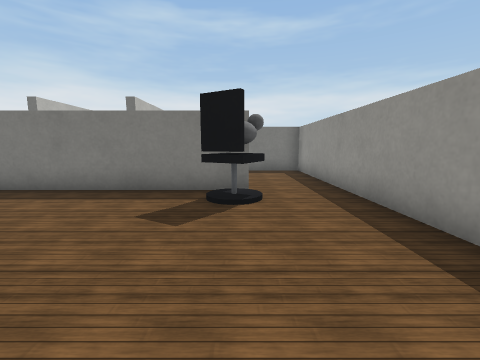
view 1 (above)

12 first-person views from a walk through a world built for the Webots simulator. The camera is 0.55 m above the floor, tilts 8° down and sees 90° across. The floor is counted in squares, 0.5 m on a side. Each view is taken from the middle of a square. On the plan, view 1 faces up. The plan holds only what a view shows up to about 11 squares ahead; the rest is blank. The place goes on beyond the plan. The robots in the file are not drawn. Simple shapes and patterns stand in for the simulator's stock objects.

view 2
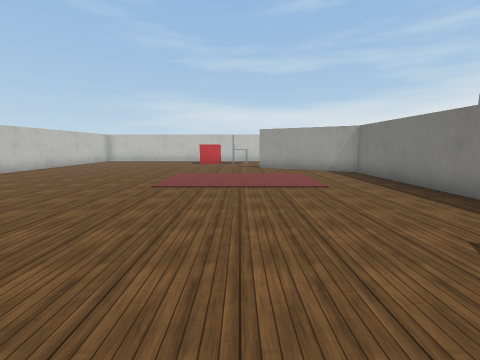

view 3
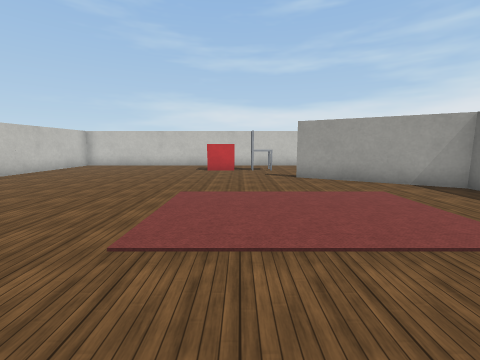

view 4
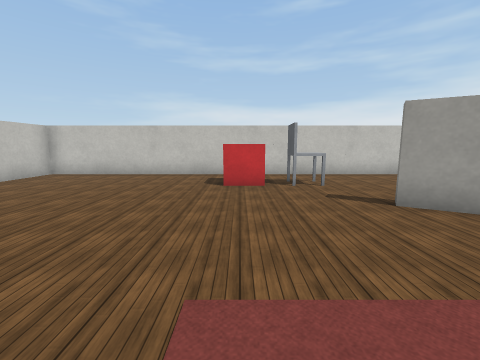

view 5
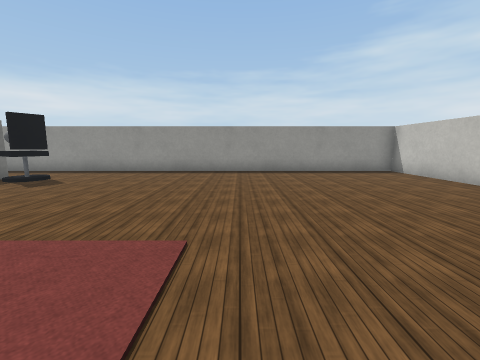

view 6
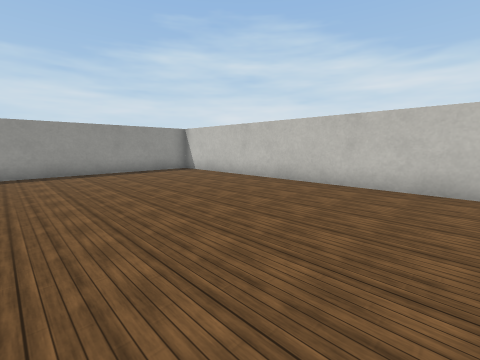

view 7
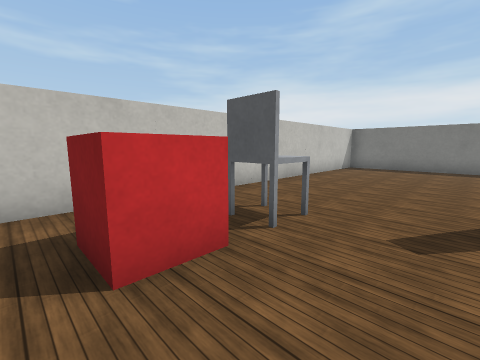

view 8
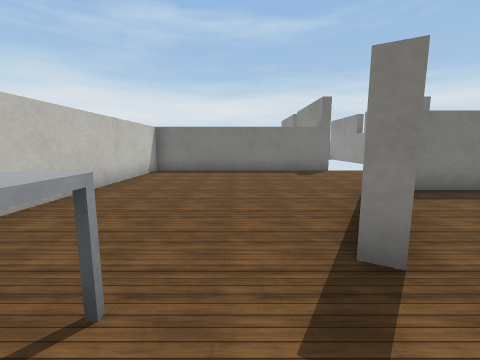

view 9
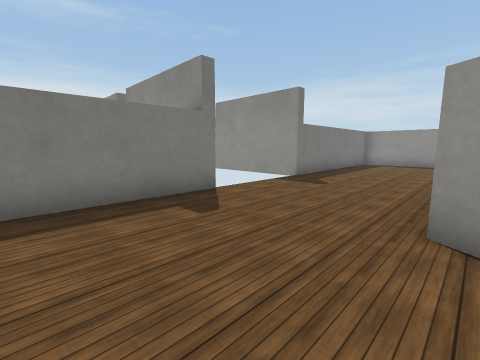

view 10
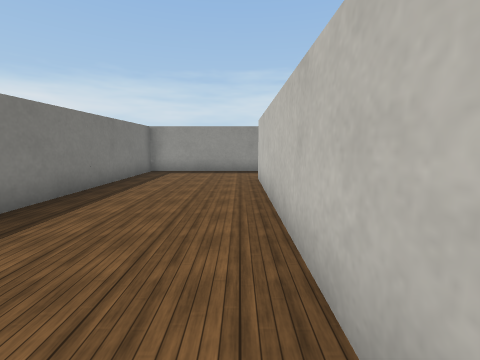

view 11
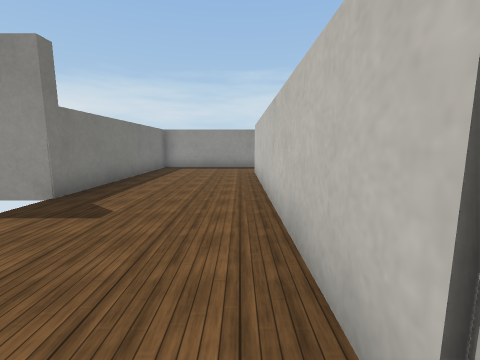

view 12
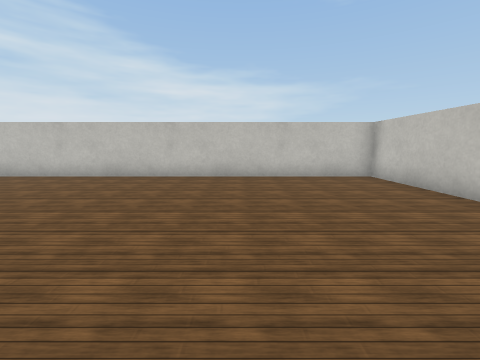

### Floor plan
Points are (right, up) in squares from view 1. A wall is a line through its corners. A room is listed if a view was taken in it or the views show most of it. See-through windows are left out.
Room 1 (views 1, 2, 3, 4, 5, 6, 7, 8, 9, 10, 11, 12)
walls: (-9.8, 5.8) (-9.5, 6.4) (0.2, 6.4); (0.2, 6) (-9.2, 6) (-11.5, 2) (-11.9, 2.2); (-8.9, 10.9) (-16.8, 10.9) (-16.8, -8.7) (2.7, -8.7) (2.7, 10.9) (-5, 10.9)
objects: plastic crate (-15, -1) to (-14, 0); chair (-15, 1) to (-14, 1); office chair (-1, 4) to (0, 5); cat (0, 5)

Where each view was taken, in squares from view 1:
view 1: 0 up, 0 right, facing up
view 2: 1 up, 1 right, facing left
view 3: 0 up, 3 left, facing left
view 4: 1 down, 7 left, facing left
view 5: 2 down, 8 left, facing right
view 6: 2 down, 8 left, facing down-right
view 7: 2 down, 12 left, facing up-left
view 8: 0 up, 13 left, facing up
view 9: 6 up, 13 left, facing up-right
view 10: 7 up, 8 left, facing right
view 11: 7 up, 10 left, facing right
view 12: 0 up, 12 left, facing down
